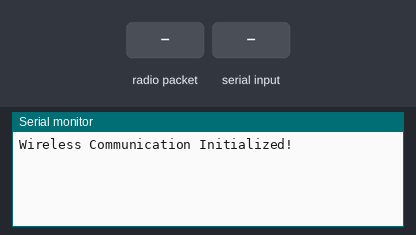
A sketch run on a simulated Arduino Uno, built with avr-gcc and run on an emulated ATmega328P. Shown: the last lines printed to the serial monitor. The test bench sets the inputs (shaded band). No radio packets arrive unless stated.

Above: at 1.2 s.
1.3 s: radio packet "1" arrives
At 2.5 s:
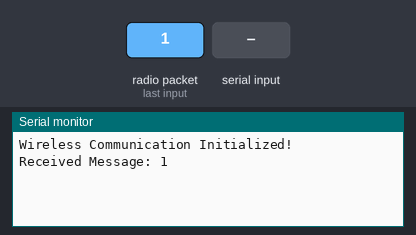
2.8 s: "1\n" received over Serial
At 3.9 s:
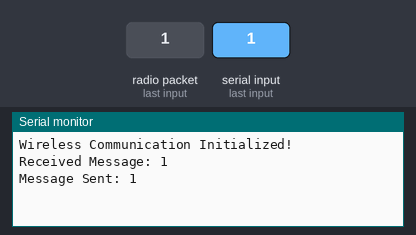
4.3 s: byte 10 ('\n') received over Serial
At 5.0 s:
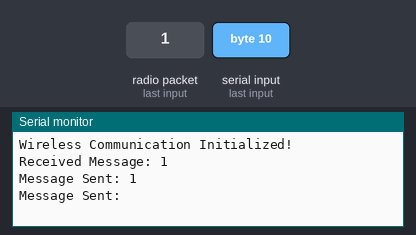

Measured:
- after the input at 1.3 s, the serial monitor: prints a new line at once (image 1)
- after the input at 2.8 s, the serial monitor: prints a new line at once (image 2)
- after the input at 4.3 s, the serial monitor: prints a new line at once (image 3)

The sketch:

WLC.ino
```cpp
#include <RF24.h>

#define ANTENNA_CSN 7
#define ANTENNA_CE 8

class WirelessConnect {
private:
    RF24 radio;
    const uint16_t address;  // 使用 uint64_t 存储地址

public:
    WirelessConnect(int cePin, int csnPin, uint64_t addr)
        : radio(cePin, csnPin), address(addr) {}

    void InitConnect() {
        radio.begin();
        radio.setPALevel(RF24_PA_MIN);
        radio.setDataRate(RF24_2MBPS);
        radio.setChannel(0x4C);
    }

    bool SendMessage(const char* data) {
        radio.openWritingPipe(address);
        radio.stopListening();  // 切换到发送模式
        bool result = radio.write(data, strlen(data) + 1);  // 发送数据
        return result;
    }

    bool ReceiveMessage(char* buffer, uint8_t maxLen) {
        radio.openReadingPipe(0, address);
        radio.startListening();  // 切换到接收模式
        bool result = false;

        if (radio.available()) {
            radio.read(buffer, maxLen);  // 读取数据
            result = true;
        }
        return result;
    }
};

const uint16_t address = 0xF0F0;
WirelessConnect connect(ANTENNA_CE, ANTENNA_CSN, address);

void setup() {
    Serial.begin(9600);
    connect.InitConnect();
    Serial.println("Wireless Communication Initialized!");
}

void loop() {
    // 发送逻辑
    if (Serial.available() > 0) {
        static char buffer[50];
        int index = 0;

        while (Serial.available() > 0 && index < sizeof(buffer) - 1) {
            char c = Serial.read();
            if (c == '\n') {
                break;
            }
            buffer[index++] = c;
            delay(3);
        }
        buffer[index] = '\0';

        bool result = connect.SendMessage(buffer);
        if (result) {
            Serial.println("Message Sent: " + String(buffer));
        } else {
            Serial.println("Failed to Send Message.");
        }
    }

    // 接收逻辑
    char receiveBuffer[32];
    if (connect.ReceiveMessage(receiveBuffer, sizeof(receiveBuffer))) {
        Serial.print("Received Message: ");
        Serial.println(receiveBuffer);
    }

    delay(10);  // 短暂延时
}
```
